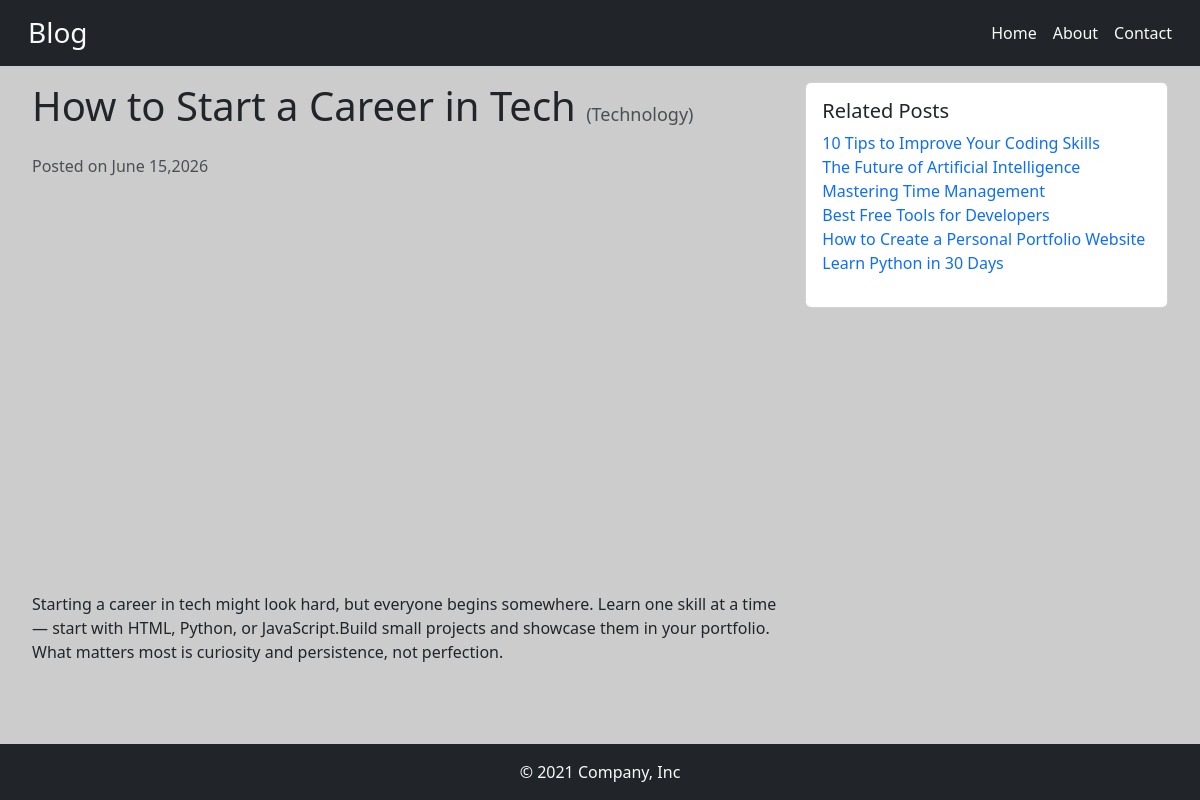
/post/how-to-start-a-career-in-tech, run on the app's committed database.
### blog/models.py (models this page shows, shortened)
class Post(models.Model):
    title = models.CharField(max_length=100)
    content = models.TextField()
    img_url = models.URLField(null=True)
    created_at = models.DateTimeField(auto_now_add=True)
    slug = models.SlugField(unique=True)
    category = models.ForeignKey(Category, on_delete=models.CASCADE)

class Category(models.Model):
    name= models.CharField(max_length=100)

### blog/views.py (the view)
# urls.py: path("post/<str:slug>", views.detail, name="detail"),
def detail(request, slug):
    try:
        post=Post.objects.get(slug=slug)
        related_posts = Post.objects.filter(category = post.category).exclude(pk=post.id)
    except Post.DoesNotExist:
        raise Http404("Post Does Not Exist!")
    return render(request,'blog/detail.html',{'post':post,'related_posts':related_posts})

### blog/templates/blog/detail.html
{% extends 'blog/base.html' %}
{% block content %}
<div class="container-fluid">
    <div class="row mt-3 mx-2">
            <div class="col-12 col-lg-8">
              <h1 class="mb-4">{{post.title}} <small class="text-muted" style="font-size:18px">({{post.category.name}})</small></h1>
              <p class="text-muted">Posted on {{post.created_at|date:"F j,Y"}}</p>
              <img src="{{post.img_url}}" class="img-fluid mb-4 rounded" alt="{{post.title}}">
              <p>{{post.content}}</p>
            </div>
            <div class="col-12 col-lg-4">
              <div class="card mt-3 mt-lg-0">
                <div class="card-body">
                  <h5 class="card-title">Related Posts</h5>
                  <ul class="list-unstyled">
                    {% for related_post in related_posts %}
                    <li><a href="{% url 'blog:detail' slug=related_post.slug %}" class="text-decoration-none">{{related_post.title}}</a></li>
                    {% endfor %}
                  </ul>
                </div>
              </div>
            </div>
        </div>
    </div>
{% endblock %}

### blog/static/blog/style.css (style rules this page uses)
* { box-sizing: border-box; }
body { background-color: #cccccc; padding-bottom: 150px; }
@media (min-width: 769px) { body { padding-bottom: 100px; } }
img { max-width: 100%; height: auto; display: block; }

### data on the page
Post: title "How to Start a Career in Tech", category.name "Technology", created_at "June 15,2026", content "Starting a career in tech might look hard, but everyone begins somewhere. Learn one skill at a time — start with HTML, Python, or JavaScript.Build small projects and showcase them in your portfolio. What matters most is curiosity and persistence, not perfection."
Post: title "10 Tips to Improve Your Coding Skills"
Post: title "The Future of Artificial Intelligence"
Post: title "Mastering Time Management"
Post: title "Best Free Tools for Developers"
Post: title "How to Create a Personal Portfolio Website"
Post: title "Learn Python in 30 Days"
